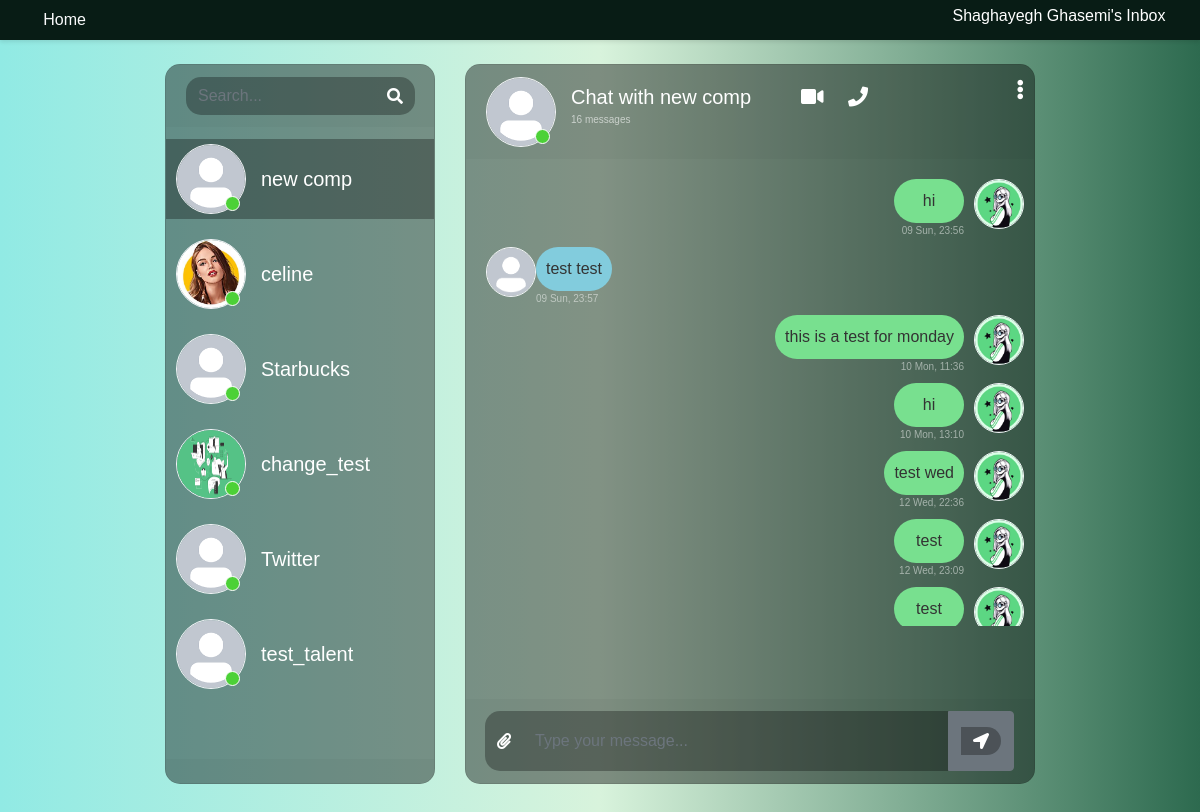
The app's page /chat/ (signed in) with its own data.
### accounts/models.py (models this page shows, shortened)
class CustomUser(AbstractUser):
    def get_freelancer(self):
        if(hasattr(self, 'freelancer')):
            return self.freelancer
        return None
    def get_business(self):
        if(hasattr(self, 'business')):
            return self.business
        return None

### jobs/models.py (models this page shows, shortened)
class Freelancer(models.Model):
    owner = models.OneToOneField(User, on_delete=models.CASCADE) # delete the profile if the user deletes his/her account
    name = models.CharField(max_length=50)
    profile_pic = models.ImageField(upload_to="profiles/", blank=True)
    joinedDate = models.DateTimeField(default=timezone.now)
    skills = models.TextField(blank=True, null=True)
    about = models.TextField(blank=True, null=True)

class Business(models.Model):
    owner = models.OneToOneField(User, on_delete=models.CASCADE) # delete the profile if the user deletes his/her account
    name = models.CharField(max_length=50)
    profile_pic = models.ImageField(upload_to='profiles/', blank=True)
    about = models.TextField(blank=True, null=True)

### chat/models.py (models this page shows)
class Thread(models.Model):
    first_person = models.ForeignKey(User, on_delete=models.CASCADE, null=True, blank=True, related_name='thread_first_person')
    second_person = models.ForeignKey(User, on_delete=models.CASCADE, null=True, blank=True,
                                     related_name='thread_second_person')
    updated = models.DateTimeField(auto_now=True)
    timestamp = models.DateTimeField(auto_now_add=True)
    objects = ThreadManager()
    class Meta:
        unique_together = ['first_person', 'second_person']

class ChatMessage(models.Model):
    thread = models.ForeignKey(Thread, null=True, blank=True, on_delete=models.CASCADE, related_name='chatmessage_thread')
    user = models.ForeignKey(User, on_delete=models.CASCADE)
    message = models.TextField()
    timestamp = models.DateTimeField(auto_now_add=True)

### chat/views.py (the view)
# urls.py: path('', messages_page, name='messages-page'),
@login_required
def messages_page(request):
    threads = Thread.objects.by_user(user=request.user).prefetch_related('chatmessage_thread').order_by('timestamp')
    context = {
        'Threads': threads
    }
    return render(request, 'chat/messages.html', context)

### chat/templates/chat/messages.html (shortened to what this page needs)
{% load static %}
<!DOCTYPE html>
<html>
	<head>
		<link rel="stylesheet" href="https://stackpath.bootstrapcdn.com/bootstrap/4.1.3/css/bootstrap.min.css">
		<link rel="stylesheet" href="https://use.fontawesome.com/releases/v5.5.0/css/all.css">
		<link rel="stylesheet" type="text/css" href="https://cdnjs.cloudflare.com/ajax/libs/malihu-custom-scrollbar-plugin/3.1.5/jquery.mCustomScrollbar.min.css">
        <link rel="stylesheet" href="{% static 'chat/css/messages.css' %}">
        <link rel="stylesheet" href="{% static 'jobs/css/freelancer.css' %}">
    </head>
	<body>
        <div class="header">
            <div style="padding-left: 2%;"><a class="text-light" href="{% url 'home' %}" style="text-decoration: none; color: aliceblue;">Home</a></div>
            <div style="width: 20%;">
                {% if user.is_authenticated %}
                {% if user.get_freelancer %}
                    <h6 style="text-align: center; padding-right: 10px;">{{user.get_freelancer.name}}'s Inbox </h6>
                {% elif user.get_business %}
                    <h6 style="text-align: center; padding-right: 10px">{{user.get_business.name}}'s Inbox </h6>
                {% endif %}
                {% endif %}
            </div>
        </div>
		<div class="container-fluid h-100">
			<div class="row justify-content-center h-100 ">
				<div class="col-md-4 col-xl-3 chat h-100 mt-4">
                    <div class="card mb-sm-3 mb-md-0 contacts_card">
					<div class="card-header">
						<div class="input-group">
							<input type="text" placeholder="Search..." name="" class="form-control search">
							<div class="input-group-prepend">
								<span class="input-group-text search_btn"><i class="fas fa-search"></i></span>
							</div>
						</div>
					</div>
					<div class="card-body contacts_body">
						<ui class="contacts">
                            {% for thread in Threads %}
                                <li class="{% if forloop.first %}active{% endif %} contact-li" chat-id="chat_{{ thread.id }}" style="cursor: pointer">
                                    <div class="d-flex bd-highlight">
                                        <div class="img_cont">
                                            {% if thread.first_person == user %}
                                                {% if thread.second_person.get_freelancer.profile_pic  %}
                                                    <img src="{{  thread.second_person.get_freelancer.profile_pic.url }}" alt="Profile Picture" class="rounded-circle user_img">
                                                {% elif thread.second_person.get_business.profile_pic  %}
                                                    <img src="{{  thread.second_person.get_business.profile_pic.url }}" alt="Profile Picture" class="rounded-circle user_img">
                                                {% else %}
                                                    <img src="{% static 'jobs/media/profile_pic.png' %}" alt="Profile Picture" class="rounded-circle user_img">
                                                {% endif %}
                                            {% endif %}
                                            <span class="online_icon"></span>
                                        </div>
                                        <div class="user_info">
                                            {% if thread.first_person == user %}
                                                {% if thread.second_person.get_freelancer %}
                                                    <span>{{ thread.second_person.get_freelancer.name }}</span>
                                                {% else %}
                                                    <span>{{ thread.second_person.get_business.name }}</span>
                                                {% endif %}
                                            {% else %}
                                                {% if thread.first_person.get_freelancer %}
                                                    <span>{{ thread.first_person.get_freelancer.name }}</span>
                                                {% else %}
                                                    <span>{{ thread.first_person.get_business.name }}</span>
                                                {% endif %}
                                            {% endif %}
                                        </div>
                                    </div>
                                </li>
                            {% endfor %}
						</ui>
					</div>
					<div class="card-footer"></div>
				</div></div>
				<div class="col-md-8 col-xl-6 chat h-100 mt-4">
					<div class="card">
                        {% for thread in Threads %}
                            <div class="messages-wrapper  {% if forloop.first %}hide is_active{% else %}hide{% endif %}" chat-id="chat_{{ thread.id }}" other-user-id="
                                        {% if thread.first_person == user %}
                                            {{ thread.second_person.id }}
                                        {% else %}
                                            {{ thread.first_person.id }}
                                        {% endif %}
                                    ">
                                <div class="card-header msg_head">
                                    <div class="d-flex bd-highlight">
                                        <div class="img_cont">
                                            {% if thread.first_person == user %}
                                                {% if thread.second_person.get_freelancer.profile_pic  %}
                                                    <img src="{{  thread.second_person.get_freelancer.profile_pic.url }}" alt="Profile Picture" class="rounded-circle user_img">
                                                {% elif thread.second_person.get_business.profile_pic  %}
                                                    <img src="{{  thread.second_person.get_business.profile_pic.url }}" alt="Profile Picture" class="rounded-circle user_img">
                                                {% else %}
                                                    <img src="{% static 'jobs/media/profile_pic.png' %}" alt="Profile Picture" class="rounded-circle user_img">
                                                {% endif %}
                                            {% endif %}
                                            <span class="online_icon"></span>
                                        </div>
                                        <div class="user_info">
                                            {% if thread.first_person == user %}
                                                {% if thread.second_person.get_business %}
                                                    <span>Chat with {{ thread.second_person.get_business.name }}</span>
                                                {% else %}
                                                    <span>Chat with {{ thread.second_person.get_freelancer.name }}</span>
                                                {% endif %}
                                            {% else %}
                                                {% if thread.first_person.get_business %}
                                                    <span>Chat with {{ thread.first_person.get_business.name }}</span>
                                                {% else %}
                                                    <span>Chat with {{ thread.first_person.get_freelancer.name }}</span>
                                                {% endif %}
                                            {% endif %}
                                            <p>{{ thread.chatmessage_thread.all.count }} messages</p>
                                        </div>
                                        <div class="video_cam">
                                            <span><i class="fas fa-video"></i></span>
                                            <span><i class="fas fa-phone"></i></span>
                                        </div>
                                    </div>
                                    <span id="action_menu_btn"><i class="fas fa-ellipsis-v"></i></span>
                                </div>
                                <div class="card-body msg_card_body">
                                    {% for chat in thread.chatmessage_thread.all %}
                                        {% if chat.user == user %}
                                            <div class="d-flex mb-4 replied">
                                                <div class="msg_cotainer_send">
                                                    {{ chat.message }}
                                                    <span class="msg_time_send">{{ chat.timestamp|date:"d D" }}, {{ chat.timestamp|time:"H:i" }}</span>
                                                </div>
                                            <div class="img_cont_msg">
                                                {% if thread.first_person == user %}
                                                    {% if thread.first_person.get_freelancer.profile_pic  %}
                                                        <img src="{{  thread.first_person.get_freelancer.profile_pic.url }}" alt="Profile Picture" class="rounded-circle user_img" style="max-width: 50px; max-height: 50px;">
                                                    {% elif thread.second_person.get_business.profile_pic  %}
                                                        <img src="{{  thread.first_person.get_business.profile_pic.url }}" alt="Profile Picture" class="rounded-circle user_img" >
                                                    {% else %}
                                                        <img src="{% static 'jobs/media/profile_pic.png' %}" alt="Profile Picture" class="rounded-circle user_img" style="max-width: 50px; max-height: 50px;">
                                                    {% endif %}
                                                {% endif %}
                                            </div>
                                        </div>
                                        {% else %}
                                            <div class="d-flex mb-4 received">
                                            <div class="img_cont_msg">
                                                {% if thread.first_person == user %}
                                                    {% if thread.second_person.get_freelancer.profile_pic  %}
                                                        <img src="{{  thread.second_person.get_freelancer.profile_pic.url }}" alt="Profile Picture" class="rounded-circle user_img" style="max-width: 50px; max-height: 50px;">
                                                    {% elif thread.second_person.get_business.profile_pic  %}
                                                        <img src="{{  thread.second_person.get_business.profile_pic.url }}" alt="Profile Picture" class="rounded-circle user_img" style="max-width: 50px; max-height: 50px;">
                                                    {% else %}
                                                        <img src="{% static 'jobs/media/profile_pic.png' %}" alt="Profile Picture" class="rounded-circle user_img" style="max-width: 50px; max-height: 50px;">
                                                    {% endif %}
                                                    {% endif %}
                                            </div>
                                            <div class="msg_cotainer">
                                                {{ chat.message }}
                                                <span class="msg_time">{{ chat.timestamp|date:"d D" }}, {{ chat.timestamp|time:"H:i" }}</span>
                                            </div>
                                        </div>
                                        {% endif %}
                                    {% endfor %}
                                </div>
					        </div>
                        {% endfor %}
                        <div class="card-footer">
                                <form id="send-message-form">
                                    <div class="input-group">
                                        <div class="input-group-append">
                                            <span class="input-group-text attach_btn"><i class="fas fa-paperclip"></i></span>
                                        </div>
                                        <input type="text" name="" id="input-message" class="form-control type_msg" placeholder="Type your message...">
                                        <div class="input-group-append">
                                            <button class="btn btn-secondary" type="submit">
                                                <span class="input-group-text send_btn">
                                                    <i class="fas fa-location-arrow"></i>
                                                </span>
                                            </button>
                                        </div>
                                </div>
                                </form>
                            </div>
                    </div>
				</div>
			</div>
		</div>
	</body>
</html>

### records on screen
CustomUser: get_freelancer.name "Shaghayegh Ghasemi"
Thread: second_person.get_business.name "new comp", chatmessage_thread.all.count "16"
Thread: second_person.get_freelancer.profile_pic (picture), second_person.get_freelancer.name "celine"
Thread: second_person.get_business.name "Starbucks"
Thread: second_person.get_business.profile_pic (picture), second_person.get_business.name "change_test"
Thread: second_person.get_business.name "Twitter"
Thread: second_person.get_freelancer.name "test_talent"
ChatMessage: message "hi", timestamp "09 Sun", timestamp "23:56", first_person.get_freelancer.profile_pic (picture)
ChatMessage: message "test test", timestamp "09 Sun", timestamp "23:57"
ChatMessage: message "this is a test for monday", timestamp "10 Mon", timestamp "11:36", first_person.get_freelancer.profile_pic (picture)
ChatMessage: message "hi", timestamp "10 Mon", timestamp "13:10", first_person.get_freelancer.profile_pic (picture)
ChatMessage: message "test wed", timestamp "12 Wed", timestamp "22:36", first_person.get_freelancer.profile_pic (picture)
ChatMessage: message "test", timestamp "12 Wed", timestamp "23:09", first_person.get_freelancer.profile_pic (picture)
ChatMessage: message "test", first_person.get_freelancer.profile_pic (picture)
